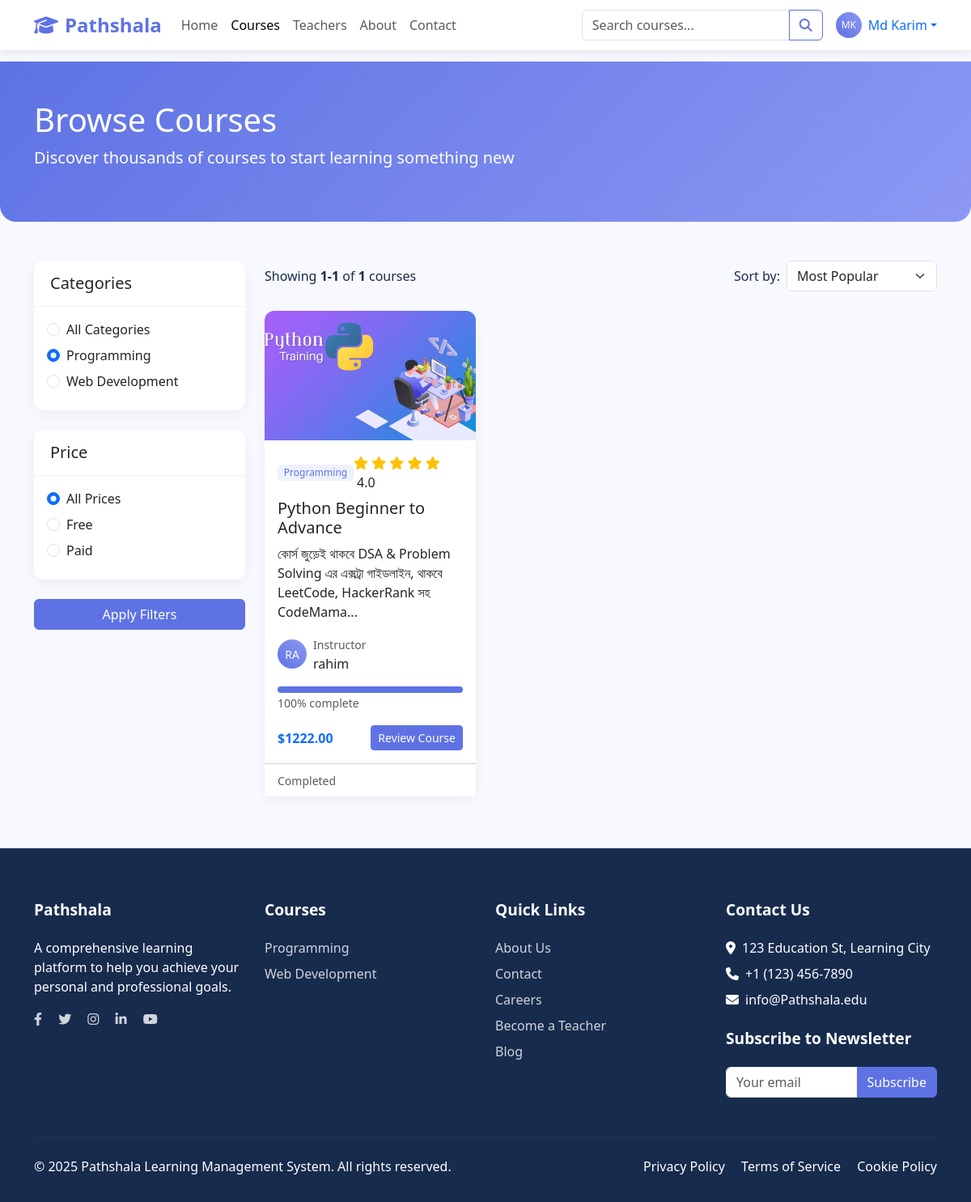
/courses/?category=1 (signed in), run on the app's committed database.
### users/models.py (models this page shows, shortened)
class User(AbstractUser):
    role = models.CharField(max_length=10, choices=USER_ROLES)
    mobile_no = models.CharField(max_length=15, blank=True)

### core/models.py (models this page shows, shortened)
class Category(models.Model):
    title = models.CharField(max_length=255)
    is_active = models.BooleanField(default=True)
    created_at = models.DateTimeField(auto_now_add=True)
    updated_at = models.DateTimeField(auto_now=True)

class Course(models.Model):
    title = models.CharField(max_length=255)
    description = models.TextField()
    banner = models.ImageField(upload_to='course_banners/')
    price = models.FloatField()
    duration = models.FloatField()
    is_active = models.BooleanField()
    category_id = models.ForeignKey(Category, on_delete=models.CASCADE)
    instructor_id = models.ForeignKey(User, on_delete=models.CASCADE, limit_choices_to={'role' : 'teacher'})
    created_at = models.DateTimeField(auto_now_add=True)
    updated_at = models.DateTimeField(auto_now=True)

### core/views.py (the view, shortened to what this page needs)
# urls.py: path('', views.courses_list_view, name='courses_list'),
def courses_list_view(request):
    courses = Course.objects.filter(is_active=True).select_related('instructor_id', 'category_id')
    categories = Category.objects.filter(is_active=True)
    search = request.GET.get('search')
    category_filter = request.GET.get('category')
    if category_filter:
        courses = courses.filter(category_id__id=category_filter)
    price_filter = request.GET.get('price')
    if price_filter == 'free':
        courses = courses.filter(price=0)
    elif price_filter == 'paid':
        courses = courses.filter(price__gt=0)
    sort_by = request.GET.get('sort', 'popular')
    if sort_by == 'newest':
        courses = courses.order_by('-created_at')
    elif sort_by == 'price_low':
        courses = courses.order_by('price')
    elif sort_by == 'price_high':
        courses = courses.order_by('-price')
    else:  # popular
        courses = courses.annotate(
            enrollment_count=Count('enrollment')
        ).order_by('-enrollment_count')
    paginator = Paginator(courses, 12)
    page_number = request.GET.get('page')
    page_obj = paginator.get_page(page_number)
    context = {
        'courses': page_obj,
        'categories': categories,
        'search': search,
        'category_filter': category_filter,
        'price_filter': price_filter,
        'sort_by': sort_by,
    }
    return render(request, 'courses/courses_list.html', context)

### templates/courses/courses_list.html (shortened to what this page needs)
{% extends 'base.html' %}
{% load course_extras %}
{% block content %}
<header class="page-header">
    <div class="container">
        <h1>Browse Courses</h1>
        <p class="lead">Discover thousands of courses to start learning something new</p>
    </div>
</header>
<div class="container">
    <div class="row">
        <div class="col-lg-3">
            <div class="filters-sidebar">
                <div class="card filter-card">
                    <div class="card-header">
                        <h5 class="mb-0">Categories</h5>
                    </div>
                    <div class="card-body">
                        <div class="form-check">
                            <input class="form-check-input" type="radio" name="category" id="categoryAll" value=""
                                   {% if not category_filter %}checked{% endif %}>
                            <label class="form-check-label" for="categoryAll">
                                All Categories
                            </label>
                        </div>
                        {% for category in categories %}
                            <div class="form-check">
                                <input class="form-check-input" type="radio" name="category"
                                       id="category{{ category.id }}" value="{{ category.id }}"
                                       {% if category_filter == category.id|stringformat:"s" %}checked{% endif %}>
                                <label class="form-check-label" for="category{{ category.id }}">
                                    {{ category.title }}
                                </label>
                            </div>
                        {% endfor %}
                    </div>
                </div>
                <div class="card filter-card">
                    <div class="card-header">
                        <h5 class="mb-0">Price</h5>
                    </div>
                    <div class="card-body">
                        <div class="form-check">
                            <input class="form-check-input" type="radio" name="price" id="priceAll" value=""
                                   {% if not price_filter %}checked{% endif %}>
                            <label class="form-check-label" for="priceAll">
                                All Prices
                            </label>
                        </div>
                        <div class="form-check">
                            <input class="form-check-input" type="radio" name="price" id="priceFree" value="free"
                                   {% if price_filter == 'free' %}checked{% endif %}>
                            <label class="form-check-label" for="priceFree">
                                Free
                            </label>
                        </div>
                        <div class="form-check">
                            <input class="form-check-input" type="radio" name="price" id="pricePaid" value="paid"
                                   {% if price_filter == 'paid' %}checked{% endif %}>
                            <label class="form-check-label" for="pricePaid">
                                Paid
                            </label>
                        </div>
                    </div>
                </div>
                <button class="btn btn-primary w-100 mb-4" id="applyFilters">Apply Filters</button>
            </div>
        </div>
        <div class="col-lg-9">
            <div class="d-flex justify-content-between align-items-center mb-4">
                <div>
                    <p class="mb-0">
                        Showing <strong>{{ courses.start_index }}-{{ courses.end_index }}</strong>
                        of <strong>{{ courses.paginator.count }}</strong> courses
                    </p>
                </div>
                <div class="d-flex align-items-center">
                    <label class="me-2">Sort by:</label>
                    <select class="form-select" id="sortSelect" style="width: auto;">
                        <option value="popular" {% if sort_by == 'popular' %}selected{% endif %}>Most Popular</option>
                    </select>
                </div>
            </div>
            <div class="row">
                {% for course in courses %}
                    <div class="col-md-6 col-lg-4">
                        {% course_card course user %}
                    </div>
                {% endfor %}
            </div>
        </div>
    </div>
</div>
{% endblock %}

### templates/base.html (shortened to what this page needs)
{% load course_extras %}
<!DOCTYPE html>
<html lang="en">
<head>
    <link href="https://cdnjs.cloudflare.com/ajax/libs/bootstrap/5.3.0/css/bootstrap.min.css" rel="stylesheet">
    <link href="https://cdnjs.cloudflare.com/ajax/libs/font-awesome/6.4.0/css/all.min.css" rel="stylesheet">
</head>
<body>
    <nav class="navbar navbar-expand-lg navbar-light bg-white {% if not request.resolver_match.url_name == 'home' %}fixed-top{% else %}sticky-top{% endif %}">
        <div class="container">
            <a class="navbar-brand" href="{% url 'home' %}">
                <i class="fas fa-graduation-cap me-2"></i>Pathshala
            </a>
            <div class="collapse navbar-collapse" id="navbarNav">
                <ul class="navbar-nav me-auto">
                    <li class="nav-item">
                        <a class="nav-link {% if request.resolver_match.url_name == 'home' %}active{% endif %}" href="{% url 'home' %}">Home</a>
                    </li>
                    <li class="nav-item">
                        <a class="nav-link {% if 'courses' in request.resolver_match.url_name %}active{% endif %}" href="{% url 'courses_list' %}">Courses</a>
                    </li>
                    <li class="nav-item">
                        <a class="nav-link" href="#">Teachers</a>
                    </li>
                    <li class="nav-item">
                        <a class="nav-link" href="#">About</a>
                    </li>
                    <li class="nav-item">
                        <a class="nav-link" href="#">Contact</a>
                    </li>
                </ul>
                <form class="d-flex me-3" action="{% url 'courses_list' %}" method="GET">
                    <div class="input-group">
                        <input class="form-control" type="search" name="search" placeholder="Search courses..." value="{{ search|default:'' }}">
                        <button class="btn btn-outline-primary" type="submit">
                            <i class="fas fa-search"></i>
                        </button>
                    </div>
                </form>
                <div>
                    {% if user.is_authenticated %}
                        <div class="dropdown">
                            <a href="#" class="d-flex align-items-center text-decoration-none dropdown-toggle" id="userDropdown" data-bs-toggle="dropdown" aria-expanded="false">
                                {% user_avatar user 32 %}
                                <span class="ms-2">{{ user.get_full_name|default:user.username }}</span>
                            </a>
                        </div>
                    {% else %}
                        <a href="{% url 'login' %}" class="btn btn-outline-primary me-2">Login</a>
                        <a href="{% url 'signup' %}" class="btn btn-primary">Sign Up</a>
                    {% endif %}
                </div>
            </div>
        </div>
    </nav>
    {% block content %}{% endblock %}
    <footer class="footer">
        <div class="container">
            <div class="row">
                <div class="col-lg-3 col-md-6 mb-4">
                    <h5 class="footer-heading">Pathshala</h5>
                    <p>A comprehensive learning platform to help you achieve your personal and professional goals.</p>
                    <div class="mt-3">
                        <a href="#" class="me-3"><i class="fab fa-facebook-f"></i></a>
                        <a href="#" class="me-3"><i class="fab fa-twitter"></i></a>
                        <a href="#" class="me-3"><i class="fab fa-instagram"></i></a>
                        <a href="#" class="me-3"><i class="fab fa-linkedin-in"></i></a>
                        <a href="#"><i class="fab fa-youtube"></i></a>
                    </div>
                </div>
                <div class="col-lg-3 col-md-6 mb-4">
                    <h5 class="footer-heading">Courses</h5>
                    <ul class="list-unstyled">
                        {% for category in categories|slice:":5" %}
                            <li class="mb-2"><a href="{% url 'courses_list' %}?category={{ category.id }}">{{ category.title }}</a></li>
                        {% endfor %}
                    </ul>
                </div>
                <div class="col-lg-3 col-md-6 mb-4">
                    <h5 class="footer-heading">Quick Links</h5>
                    <ul class="list-unstyled">
                        <li class="mb-2"><a href="#">About Us</a></li>
                        <li class="mb-2"><a href="#">Contact</a></li>
                        <li class="mb-2"><a href="#">Careers</a></li>
                        <li class="mb-2"><a href="{% url 'signup' %}?role=teacher">Become a Teacher</a></li>
                        <li class="mb-2"><a href="#">Blog</a></li>
                    </ul>
                </div>
                <div class="col-lg-3 col-md-6 mb-4">
                    <h5 class="footer-heading">Contact Us</h5>
                    <ul class="list-unstyled">
                        <li class="mb-2"><i class="fas fa-map-marker-alt me-2"></i>123 Education St, Learning City</li>
                        <li class="mb-2"><i class="fas fa-phone me-2"></i>+1 (123) 456-7890</li>
                        <li class="mb-2"><i class="fas fa-envelope me-2"></i>info@Pathshala.edu</li>
                    </ul>
                    <h5 class="footer-heading mt-4">Subscribe to Newsletter</h5>
                    <form>
                        <div class="input-group">
                            <input type="email" class="form-control" placeholder="Your email">
                            <button class="btn btn-primary">Subscribe</button>
                        </div>
                    </form>
                </div>
            </div>
            <hr class="mt-4 mb-4" style="border-color: rgba(255, 255, 255, 0.1);">
            <div class="row">
                <div class="col-md-6 text-center text-md-start">
                    <p class="mb-0">&copy; 2025 Pathshala Learning Management System. All rights reserved.</p>
                </div>
                <div class="col-md-6 text-center text-md-end">
                    <a href="#" class="text-white me-3">Privacy Policy</a>
                    <a href="#" class="text-white me-3">Terms of Service</a>
                    <a href="#" class="text-white">Cookie Policy</a>
                </div>
            </div>
        </div>
    </footer>
</body>
</html>

### templates/courses/partials/course_card.html
{% load course_extras %}
<div class="card course-card h-100">
    {% if course.banner %}
        <img src="{{ course.banner.url }}" class="card-img-top" alt="{{ course.title }}">
    {% else %}
        <img src="https://images.unsplash.com/photo-1517694712202-14dd9538aa97?ixlib=rb-1.2.1&auto=format&fit=crop&w=400&h=240&q=80" class="card-img-top" alt="{{ course.title }}">
    {% endif %}
    <div class="card-body">
        <div class="d-flex justify-content-between align-items-center mb-2">
            <span class="badge badge-category">{{ course.category_id.title }}</span>
            <div class="rating">
                {% for i in "12345"|make_list %}
                    <i class="fas fa-star"></i>
                {% endfor %}
                <span class="ms-1 text-dark">{{ course|course_rating }}</span>
            </div>
        </div>
        <h5 class="card-title">
            <a href="{% url 'course_detail' course.id %}" class="text-decoration-none text-dark">
                {{ course.title|truncate_words:8 }}
            </a>
        </h5>
        <p class="card-text">{{ course.description|truncate_words:15 }}</p>
        <div class="course-instructor mb-3">
            {% user_avatar course.instructor_id 36 %}
            <div class="ms-2">
                <small class="text-muted">Instructor</small>
                <p class="mb-0 fw-medium">{{ course.instructor_id.get_full_name|default:course.instructor_id.username }}</p>
            </div>
        </div>
        {% if is_enrolled %}
            <div class="mb-3">
                {% progress_bar progress %}
            </div>
        {% endif %}
        <div class="d-flex justify-content-between align-items-center">
            <span class="fw-bold text-primary">{{ course.price|format_price }}</span>
            <a href="{% url 'course_detail' course.id %}" class="btn btn-sm btn-primary">
                {% if is_enrolled %}
                    {% if progress == 100 %}
                        Review Course
                    {% else %}
                        Continue Learning
                    {% endif %}
                {% else %}
                    View Course
                {% endif %}
            </a>
        </div>
    </div>
    {% if is_enrolled %}
        <div class="card-footer bg-white">
            <small class="text-muted">
                {% if progress == 100 %}
                    Completed
                {% else %}
                    {{ progress }}% Complete
                {% endif %}
            </small>
        </div>
    {% endif %}
</div>

### data on the page
User: first_name+last_name "MK", get_full_name "Md Karim"
Category: category "☑ Programming", title "Programming"
Category: category "☐ Web Development", title "Web Development"
Course: banner (picture), category_id "Programming", course "4.0", title "Python Beginner to Advance", description "কোর্স জুড়েই থাকবে DSA & Problem Solving এর এক্সট্রা গাইডলাইন, থাকবে LeetCode, HackerRank সহ CodeMama...", instructor_id.username "RA", instructor_id.get_full_name "rahim", progress_bar "100% complete", price "$1222.00"

### other printed values
{{ courses.start_index }} "1"
{{ courses.end_index }} "1"
{{ courses.paginator.count }} "1"
